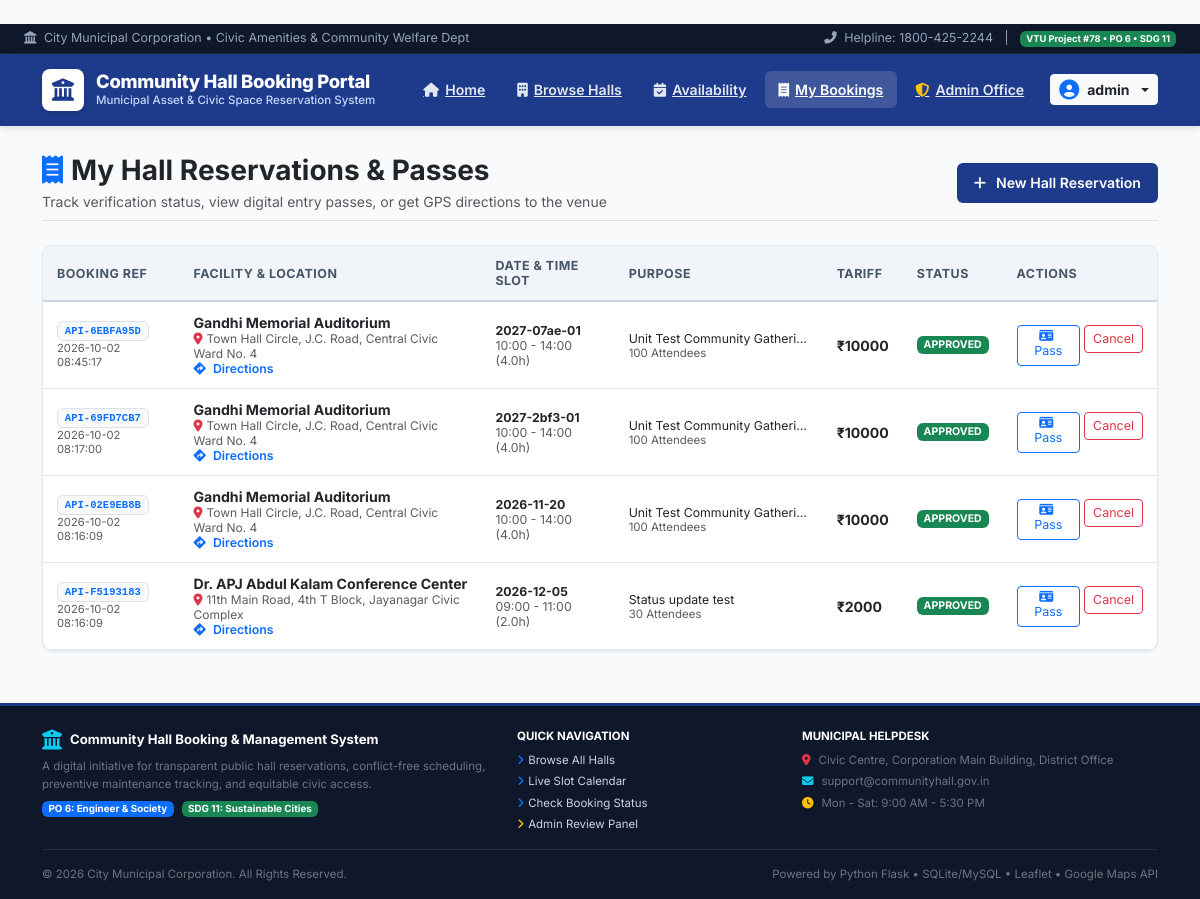
/my-bookings (signed in), run on the app's committed database.
### tables this page shows
CREATE TABLE bookings (
    id INTEGER PRIMARY KEY AUTOINCREMENT,
    booking_ref VARCHAR(20) NOT NULL UNIQUE,
    hall_id INTEGER NOT NULL,
    user_id INTEGER,
    username VARCHAR(50) NOT NULL,
    email VARCHAR(100) NOT NULL,
    booking_date VARCHAR(20) NOT NULL,
    start_time VARCHAR(10) NOT NULL,
    end_time VARCHAR(10) NOT NULL,
    purpose TEXT NOT NULL,
    attendees INTEGER NOT NULL,
    special_requirements TEXT,
    hours REAL NOT NULL,
    total_cost REAL NOT NULL,
    status VARCHAR(20) DEFAULT 'pending',
    reject_reason TEXT,
    created_at TIMESTAMP DEFAULT CURRENT_TIMESTAMP,
    FOREIGN KEY (hall_id) REFERENCES halls(id),
    FOREIGN KEY (user_id) REFERENCES users(id)
);

CREATE TABLE halls (
    id INTEGER PRIMARY KEY AUTOINCREMENT,
    name VARCHAR(100) NOT NULL,
    capacity INTEGER NOT NULL,
    amenities TEXT,
    price_per_hour REAL NOT NULL,
    description TEXT,
    location VARCHAR(100) DEFAULT 'Civic Center, Block 4',
    image_tag VARCHAR(50) DEFAULT 'auditorium',
    status VARCHAR(20) DEFAULT 'available'
, latitude REAL DEFAULT 12.9716, longitude REAL DEFAULT 77.5946, address TEXT DEFAULT '', image_url TEXT DEFAULT '');

### app.py (the view)
@app.route("/my-bookings")
@login_required
def my_bookings():
    user_bookings = db.get_bookings_by_user(session["user_id"])
    return render_template("my_bookings.html", bookings=user_bookings)

### app.py (called while the page is built)
def login_required(f):
    @wraps(f)
    def decorated(*args, **kwargs):
        if "loggedin" not in session:
            flash("Please sign in to access this page.", "warning")
            return redirect(url_for("login"))
        return f(*args, **kwargs)
    return decorated

### db.py (called while the page is built)
def get_connection():
    conn = sqlite3.connect(DB_PATH)
    conn.row_factory = sqlite3.Row
    return conn

def get_bookings_by_user(user_id):
    conn = get_connection()
    bookings = conn.execute("""
        SELECT b.*, h.name as hall_name, h.location as hall_location, h.address as hall_address, h.latitude, h.longitude
        FROM bookings b
        JOIN halls h ON b.hall_id = h.id
        WHERE b.user_id = ?
        ORDER BY b.created_at DESC
    """, (user_id,)).fetchall()
    conn.close()
    return [dict(b) for b in bookings]

### templates/my_bookings.html (shortened to what this page needs)
﻿{% extends "base.html" %}
{% block content %}
<div class="d-flex flex-wrap justify-content-between align-items-center mb-4 pb-2 border-bottom">
    <div>
        <h3 class="fw-bold text-dark mb-1"><i class="fas fa-receipt text-primary me-2"></i>My Hall Reservations & Passes</h3>
        <p class="text-muted small mb-0">Track verification status, view digital entry passes, or get GPS directions to the venue</p>
    </div>
    <div class="mt-2 mt-md-0">
        <a href="/halls" class="btn btn-civic btn-sm">
            <i class="fas fa-plus me-1"></i> New Hall Reservation
        </a>
    </div>
</div>
<div class="civic-card p-0 overflow-hidden">
    <div class="table-responsive">
        <table class="table-civic">
            <thead>
                <tr>
                    <th>Booking Ref</th>
                    <th>Facility & Location</th>
                    <th>Date & Time Slot</th>
                    <th>Purpose</th>
                    <th>Tariff</th>
                    <th>Status</th>
                    <th>Actions</th>
                </tr>
            </thead>
            <tbody>
                {% if bookings %}
                    {% for b in bookings %}
                    <tr>
                        <td>
                            <span class="badge bg-light text-primary border font-monospace">{{ b.booking_ref }}</span>
                            <div class="text-muted small" style="font-size:0.7rem;">{{ b.created_at }}</div>
                        </td>
                        <td>
                            <div class="fw-bold text-dark">{{ b.hall_name }}</div>
                            <div class="text-muted small" style="font-size:0.75rem;">
                                <i class="fas fa-map-marker-alt text-danger me-1"></i>{{ b.hall_address or b.hall_location }}
                            </div>
                            <a href="https://www.google.com/maps/dir/?api=1&destination={{ b.latitude }},{{ b.longitude }}" target="_blank" class="small text-primary text-decoration-none fw-semibold">
                                <i class="fas fa-diamond-turn-right me-1"></i> Directions
                            </a>
                        </td>
                        <td>
                            <div class="fw-bold text-dark small">{{ b.booking_date }}</div>
                            <div class="text-muted small">{{ b.start_time }} - {{ b.end_time }} ({{ b.hours }}h)</div>
                        </td>
                        <td>
                            <div class="text-dark small text-truncate" style="max-width:180px;" title="{{ b.purpose }}">{{ b.purpose }}</div>
                            <div class="text-muted small" style="font-size:0.72rem;">{{ b.attendees }} Attendees</div>
                        </td>
                        <td>
                            <span class="fw-bold text-dark">₹{{ b.total_cost|int }}</span>
                        </td>
                        <td>
                            <span class="badge {% if b.status == 'approved' %}bg-success{% elif b.status == 'pending' %}bg-warning text-dark{% elif b.status == 'cancelled' %}bg-secondary{% else %}bg-danger{% endif %} text-uppercase">
                                {{ b.status }}
                            </span>
                        </td>
                        <td>
                            <div class="d-flex gap-1">
                                <button type="button" class="btn btn-sm btn-outline-primary" onclick="viewReceipt({{ b|tojson }})" style="font-size:0.78rem;">
                                    <i class="fas fa-id-card me-1"></i> Pass
                                </button>
                                {% if b.status in ['pending', 'approved'] %}
                                <form method="POST" action="/cancel-booking/{{ b.id }}" onsubmit="return confirm('Are you sure you want to cancel this booking?');">
                                    <button type="submit" class="btn btn-sm btn-outline-danger" style="font-size:0.78rem;">
                                        Cancel
                                    </button>
                                </form>
                                {% endif %}
                            </div>
                        </td>
                    </tr>
                    {% endfor %}
                {% endif %}
            </tbody>
        </table>
    </div>
</div>
{% endblock %}

### templates/base.html (style rules this page uses)
:root { --civic-navy: #1e3a8a; --civic-blue: #2563eb; --civic-dark: #0f172a; --civic-bg: #f8fafc; --civic-card-bg: #ffffff; --civic-border: #e2e8f0; --civic-text: #1e293b; --civic-muted: #64748b; --civic-accent: #0284c7; }
* { margin: 0; padding: 0; box-sizing: border-box; }
body { font-family: 'Inter', -apple-system, BlinkMacSystemFont, "Segoe UI", Roboto, sans-serif; background-color: var(--civic-bg); color: var(--civic-text); min-height: 100vh; display: flex; flex-direction: column; }
.civic-card { background: var(--civic-card-bg); border: 1px solid var(--civic-border); border-radius: 10px; box-shadow: 0 1px 3px rgba(0,0,0,0.06), 0 1px 2px rgba(0,0,0,0.04); padding: 24px; margin-bottom: 24px; transition: box-shadow 0.2s; }
.btn-civic { background-color: var(--civic-navy); color: #ffffff; font-weight: 600; font-size: 0.88rem; border-radius: 6px; padding: 8px 16px; border: 1px solid transparent; display: inline-flex; align-items: center; gap: 6px; text-decoration: none; transition: all 0.2s; }
.table-civic { width: 100%; border-collapse: collapse; }
.table-civic th { background: #f1f5f9; color: #475569; font-size: 0.78rem; font-weight: 700; text-transform: uppercase; letter-spacing: 0.5px; padding: 12px 14px; border-bottom: 2px solid #cbd5e1; }
.table-civic td { padding: 12px 14px; border-bottom: 1px solid #e2e8f0; font-size: 0.88rem; vertical-align: middle; }

### data on the page
bookings: booking_ref "API-6EBFA95D", created_at "2026-10-02 08:45:17", hall_name "Gandhi Memorial Auditorium", address "Town Hall Circle, J.C. Road, Central Civic Ward No. 4", booking_date "2027-07ae-01", start_time "10:00", end_time "14:00", hours "4.0", purpose "Unit Test Community Gatheri…", attendees "100", total_cost "10000", status "APPROVED"
bookings: booking_ref "API-69FD7CB7", created_at "2026-10-02 08:17:00", hall_name "Gandhi Memorial Auditorium", address "Town Hall Circle, J.C. Road, Central Civic Ward No. 4", booking_date "2027-2bf3-01", start_time "10:00", end_time "14:00", hours "4.0", purpose "Unit Test Community Gatheri…", attendees "100", total_cost "10000", status "APPROVED"
bookings: booking_ref "API-02E9EB8B", created_at "2026-10-02 08:16:09", hall_name "Gandhi Memorial Auditorium", address "Town Hall Circle, J.C. Road, Central Civic Ward No. 4", booking_date "2026-11-20", start_time "10:00", end_time "14:00", hours "4.0", purpose "Unit Test Community Gatheri…", attendees "100", total_cost "10000", status "APPROVED"
bookings: booking_ref "API-F5193183", created_at "2026-10-02 08:16:09", hall_name "Dr. APJ Abdul Kalam Conference Center", address "11th Main Road, 4th T Block, Jayanagar Civic Complex", booking_date "2026-12-05", start_time "09:00", end_time "11:00", hours "2.0", purpose "Status update test", attendees "30", total_cost "2000", status "APPROVED"

### other printed values
{{ session.get('username', 'Account') }} "admin"
